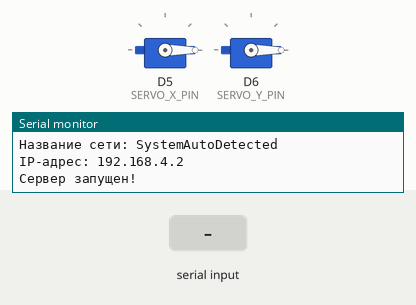
Simulated run of this sketch. Board: ESP8266 (NodeMCU). On the bench: 2 × servo, the last lines printed to the serial monitor. Inputs (shaded band) come from the test bench.

Above: at 1.2 s.
1.3 s: "X:90,Y:45\n" received over the second serial link
At 1.76 s:
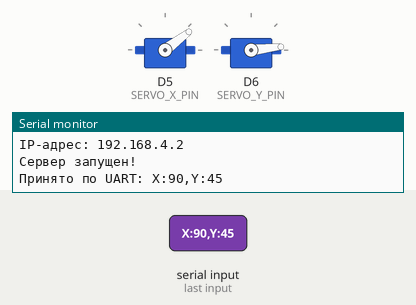
At 2.7 s:
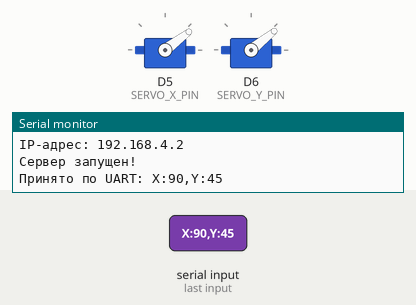
3.5 s: "90,45\n" received over the second serial link
5.0 s: "2\n" received over the second serial link
Timing chart, 0 to 8.0 s (numbered marks = the images above; inputs shaded):
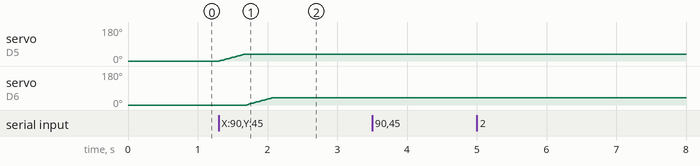

Measured:
- after the input at 1.3 s, servo on D5 (SERVO_X_PIN): moves from 0° to 37° over 0.36 s, starting at once; servo on D6 (SERVO_Y_PIN): moves from 0° to 39° over 0.37 s, starting after 0.40 s

The sketch:

ESP8266CAM32.ino
```cpp
#include <ESP8266WiFi.h>
#include <ESPAsyncWebServer.h>
#include <ArduinoJson.h>
#include <Servo.h>
#include <SoftwareSerial.h>
const char* apSSID = "SystemAutoDetected";
const char* apPassword = "ESP8266ESP32CAM";
IPAddress apIP(192, 168, 4, 2);       // Задаём статический IP для ESP8266
IPAddress apSubnet(255, 255, 255, 0); // Маска подсети
#define SERVO_X_PIN D5
#define SERVO_Y_PIN D6
Servo servoX;
Servo servoY;
SoftwareSerial mySerial(13, 15); // RX = GPIO13, TX = GPIO15 (TX не используется)
AsyncWebServer server(80);
int currentX = 0;
int currentY = 0;
const char index_html[] PROGMEM = R"rawliteral(
<!DOCTYPE html>
<html>
<head>
  <title>ESP8266 Web Server</title>
  <meta name="viewport" content="width=device-width, initial-scale=1">
  <style>
    body { font-family: Arial, sans-serif; text-align: center; margin-top: 50px; }
    h1 { color: #333; }
    p { font-size: 1.2em; }
  </style>
</head>
<body>
  <h1>ESP8266 Асинхронный Веб-Сервер</h1>
  <p>Сервер получает координаты для управления.</p>
  <p>Текущие координаты:</p>
  <p>X: <span id="coordX">0</span>, Y: <span id="coordY">0</span></p>
  <script>
    function updateCoordinates() {
      fetch('/get-coordinates')
        .then(response => response.json())
        .then(data => {
          document.getElementById('coordX').textContent = data.x;
          document.getElementById('coordY').textContent = data.y;
        })
        .catch(error => console.error('Error:', error));
    }
    setInterval(updateCoordinates, 500);
  </script>
</body>
</html>
)rawliteral";

void smoothMoveServo(Servo &servo, int currentAngle, int targetAngle, int stepDelay = 10, int stepSize = 1) {
  if (currentAngle < targetAngle) {
    for (int angle = currentAngle; angle <= targetAngle; angle += stepSize) {
      servo.write(angle);
      delay(stepDelay); // Небольшая задержка для плавного движения
    }
  } else {
    for (int angle = currentAngle; angle >= targetAngle; angle -= stepSize) {
      servo.write(angle);
      delay(stepDelay);
    }
  }
}


int lastX = -1;  // Переменные для хранения предыдущих координат
int lastY = -1;
void moveToRegion(int x, int y) {
  const int imageWidth = 1024;          // Ширина изображения
  const int imageHeight = 768;         // Высота изображения
  const int SERVO_MIN_ANGLE = 0;       // Минимальный угол сервопривода
  const int SERVO_MAX_ANGLE = 180;     // Максимальный угол сервопривода
  const float CAMERA_VIEW_ANGLE_X = 25.0; // Угол обзора камеры по горизонтали
  const float CAMERA_VIEW_ANGLE_Y = 20.0; // Угол обзора камеры по вертикали

  const int centerX = imageWidth / 2;  // Центр по оси X
  const int centerY = imageHeight / 2; // Центр по оси Y

  if (x == lastX && y == lastY) {
    // Если координаты не изменились, ничего не делаем
    // Serial.printf("Координаты не изменились: X = %d, Y = %d\n", x, y);
    return;
  }

  // Сохраняем новые координаты
  lastX = x;
  lastY = y;

  // Определение смещения от центра
  int deltaX = x - centerX;
  int deltaY = centerY - y; // Инверсия по Y, так как камера сверху

  // Инвертирование смещения по оси X, если необходимо
  deltaX = -deltaX;

  // Преобразование смещения в углы с уменьшением чувствительности
  float angleOffsetX = ((float)deltaX / centerX) * (CAMERA_VIEW_ANGLE_X / 2) * 0.5;  // Уменьшен коэффициент
  float angleOffsetY = ((float)deltaY / centerY) * (CAMERA_VIEW_ANGLE_Y / 2) * 0.5;  // Уменьшен коэффициент

  // Получение текущих углов сервоприводов
  int currentServoXAngle = servoX.read();
  int currentServoYAngle = servoY.read();

  // Вычисление целевых углов
  int targetServoXAngle = currentServoXAngle + angleOffsetX * (SERVO_MAX_ANGLE / CAMERA_VIEW_ANGLE_X);
  int targetServoYAngle = currentServoYAngle + angleOffsetY * (SERVO_MAX_ANGLE / CAMERA_VIEW_ANGLE_Y);

  // Ограничение углов в допустимом диапазоне
  targetServoXAngle = constrain(targetServoXAngle, SERVO_MIN_ANGLE, SERVO_MAX_ANGLE);
  targetServoYAngle = constrain(targetServoYAngle, SERVO_MIN_ANGLE, SERVO_MAX_ANGLE);

  // Добавлен порог для минимального отклонения
  const int MIN_MOVE_THRESHOLD = 5;  // Минимальное изменение для движения

  // Если отклонение от центра превышает порог, двигаем сервоприводы
  if (abs(deltaX) > MIN_MOVE_THRESHOLD || abs(deltaY) > MIN_MOVE_THRESHOLD) {
    // Наведение сервоприводов
    smoothMoveServo(servoX, currentServoXAngle, targetServoXAngle);
    smoothMoveServo(servoY, currentServoYAngle, targetServoYAngle);


    // Лог для отладки
    // Serial.printf("Наведение завершено: ServoX = %d, ServoY = %d (Координаты: X = %d, Y = %d)\n",
                  // targetServoXAngle, targetServoYAngle, x, y);
  } else {
    // Serial.printf("Лазер в центре, нет необходимости в движении: ServoX = %d, ServoY = %d (Координаты: X = %d, Y = %d)\n",
                  // currentServoXAngle, currentServoYAngle, x, y);
  }
}


void setup() {
  Serial.begin(115200);
  mySerial.begin(115200);    // Виртуальный Serial для ESP32-CAM
  servoX.attach(SERVO_X_PIN);
  servoY.attach(SERVO_Y_PIN);
  servoX.write(0);
  servoY.write(0);
  WiFi.softAPConfig(apIP, apIP, apSubnet);
  WiFi.softAP(apSSID, apPassword);
  Serial.println("Точка доступа создана!");
  Serial.print("Название сети: ");
  Serial.println(apSSID);
  Serial.print("IP-адрес: ");
  Serial.println(WiFi.softAPIP());
  server.on("/", HTTP_GET, [](AsyncWebServerRequest *request) {
    request->send_P(200, "text/html; charset=UTF-8", index_html);
  });

  server.on("/get-coordinates", HTTP_GET, [](AsyncWebServerRequest *request) {
    DynamicJsonDocument doc(1024);
    doc["x"] = currentX;
    doc["y"] = currentY;
    String json;
    serializeJson(doc, json);
    request->send(200, "application/json", json);
  });

  server.begin();
  Serial.println("Сервер запущен!");
}

void loop() {
  if (mySerial.available()) {
    String data = mySerial.readStringUntil('\n'); // Читаем строку до конца
    Serial.print("Принято по UART: ");
    Serial.println(data);
    mySerial.flush();
    int x, y;
    if (sscanf(data.c_str(), "X:%d,Y:%d", &x, &y) == 2) {
      currentX = x;
      currentY = y;
      moveToRegion(currentX, currentY);
    }
  }
}
```
